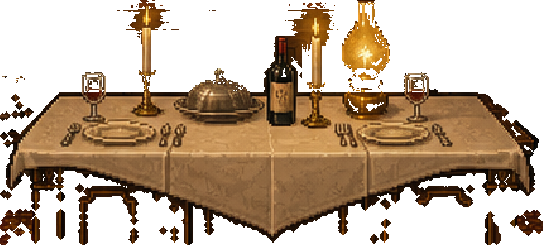
#> input picture art/props/room-11-dinner.png, 543 x 245 px
$ python room11-dinner-drape.py
#> lines starting #> are read from the running program, lines starting #| are printed output that depends on the picture
"""The dinner table in two layers: its top behind a seated man, its hanging cloth in front of him. No image
operation.

Seated at the table's end, Thad is drawn in front of the table top, so his forearms rest on it, and behind the
cloth that hangs from its front edge, so his legs are under it (Tyler, 2026-11-08: "Maybe you need the tablecloth
to come all the way down and it can hide his legs completely?"). Room-11 attempt 9's cloth hangs to the carpet
(tools/art/room11-dinner-relay.py), so both layers are the one table's own pixels, split at the top's front edge:

- `dinner` (art/props/room-11-dinner.png): the rows above the front edge, standing at that edge;
- `dinner_drape` (art/props/room-11-dinner-drape.png): from STRIP rows above the front edge to the carpet,
  standing on the carpet. Over the table it is the table's own pixels, so nothing changes where nobody is; the
  STRIP rows are where a seated man's lap lies, and they put it under the top, not through it (Tyler,
  2026-11-08: "Close but thads one leg is popping up through the tablecloth").

Reads the whole table that tools/art/room11-props.py writes to art/props/room-11-dinner.png, and rewrites it as
the top. Run it after room11-props.py, every time. Prints both props' records.
"""
import json
import os

import numpy as np
from PIL import Image

ROOT = os.path.dirname(os.path.dirname(os.path.dirname(os.path.abspath(__file__))))
PROP = os.path.join(ROOT, 'art/props/room-11-dinner.png')
DRAPE = os.path.join(ROOT, 'art/props/room-11-dinner-drape.png')
X, Y = 1087, 733                  # the whole table's record from room11-props.py: bottom-centre on the plate
FRONT = 152                       # the top's front edge, in the whole table's rows
STRIP = 15                        # rows above it the cloth layer also carries: where a seated man's lap lies


def main():
    whole = np.asarray(Image.open(PROP).convert('RGBA'))
#> whole is the input picture: shape (245, 543, 4); mean R, G, B, A 84.4, 55.1, 28.9, 128.9
    h, w = whole.shape[:2]
#> h = 245; w = 543
    if h <= FRONT:
        raise SystemExit('art/props/room-11-dinner.png is already the top alone: run tools/art/room11-props.py first')
    top0 = Y - h + 1
#> top0 = 489
    Image.fromarray(whole[:FRONT]).save(PROP)
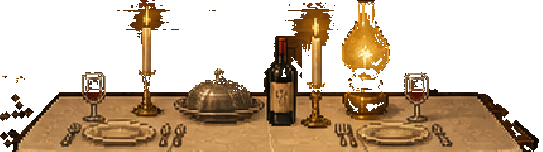
#> saved as room-11-dinner.png: PIL image 543x152 RGBA; mean R, G, B, A 84.3, 55.3, 28.1, 115.4; transparent parts drawn white
    Image.fromarray(whole[FRONT - STRIP:]).save(DRAPE)
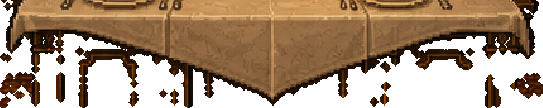
#> saved as room-11-dinner-drape.png: PIL image 543x108 RGBA; mean R, G, B, A 95.8, 64, 36.2, 164.5; transparent parts drawn white
    print(json.dumps({
        'dinner': {'sheet': 'art/props/room-11-dinner.png', 'x': X, 'y': top0 + FRONT - 1, 'frame': [0, 0, w, FRONT]},
        'dinner_drape': {'sheet': 'art/props/room-11-dinner-drape.png', 'x': X, 'y': Y, 'frame': [0, 0, w, h - FRONT + STRIP]},
    }))
#| {"dinner": {"sheet": "art/props/room-11-dinner.png", "x": 1087, "y": 640, "frame": [0, 0, 543, 152]}, "dinner_drape": {"sheet": "art/props/room-11-dinner-drape.png", "x": 1087, "y": 733, "frame": [0, 0, 543, 108]}}


if __name__ == '__main__':
    main()
